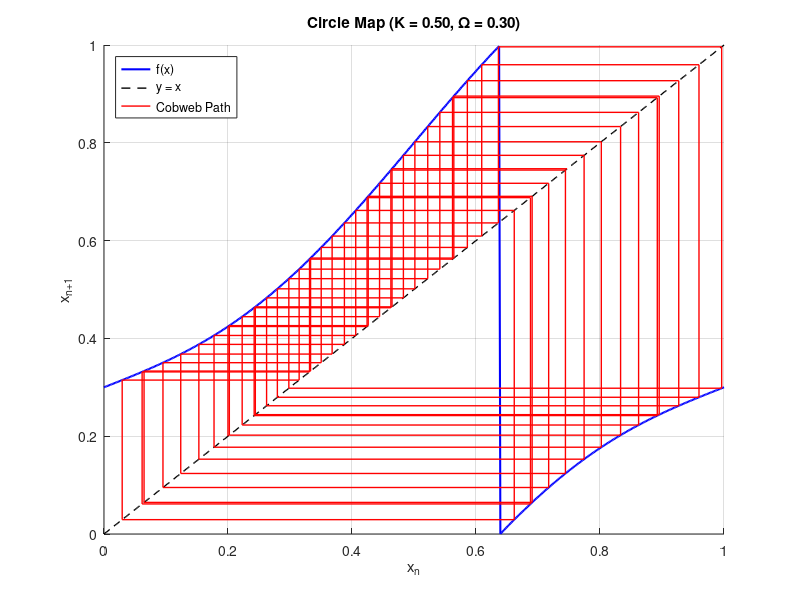

Source code (MATLAB):
clc; clear; close all;

% Parameter Circle Map
K = 0.5;               % Tingkat non-linearitas (0 untuk rotasi murni)
Omega = 0.3;           % Frekuensi alami/parameter rotasi
x0 = 0.2;              % Seed awal (0 <= x <= 1)
N = 50;                % Jumlah iterasi
x = zeros(1, N+1);
x(1) = x0;

% Definisi fungsi Circle Map (dengan mod 1 agar tetap di [0,1])
f = @(x) mod(x + Omega - (K/(2*pi))*sin(2*pi*x), 1);

% Simulasi iterasi
for n = 1:N
    x(n+1) = f(x(n));
end

% Grid untuk kurva f(x) dan garis y=x
xgrid = linspace(0,1,500);
ygrid = f(xgrid);

% Plot Cobweb
figure('Position',[100 100 800 600]); hold on;
plot(xgrid, ygrid, 'b', 'LineWidth',1.5);        % Kurva f(x)
plot(xgrid, xgrid, 'k--', 'LineWidth',1);        % Garis y = x
title(sprintf('Circle Map (K = %.2f, \\Omega = %.2f)', K, Omega));
xlabel('x_n'); ylabel('x_{n+1}');
grid on;

% Gambar lintasan cobweb
xn = x0;
for n = 1:N
    x_next = f(xn);
    % Garis vertikal (xn, xn) -> (xn, x_{n+1})
    plot([xn xn], [xn x_next], 'r', 'LineWidth',1);
    % Garis horizontal (xn, x_{n+1}) -> (x_{n+1}, x_{n+1})
    plot([xn x_next], [x_next x_next], 'r', 'LineWidth',1);
    xn = x_next;
end

legend({'f(x)','y = x','Cobweb Path'}, 'Location','NorthWest');
axis([0 1 0 1]);
